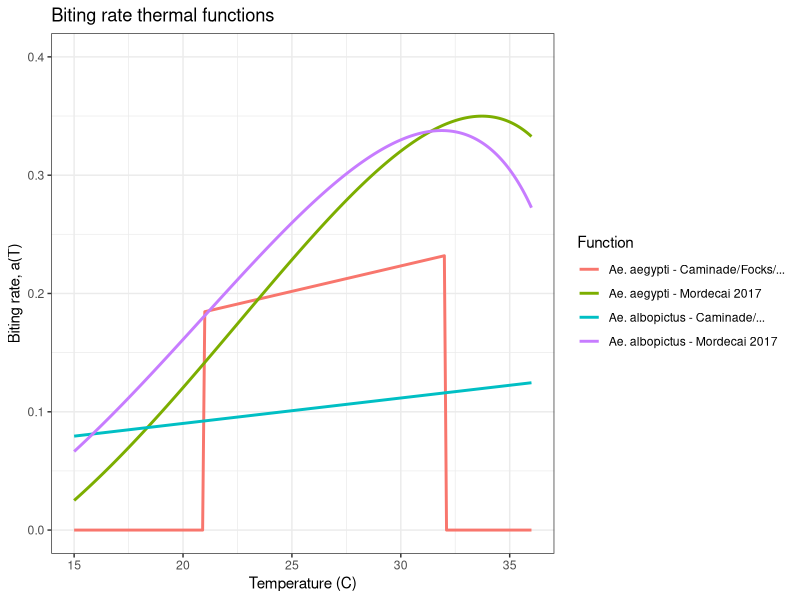
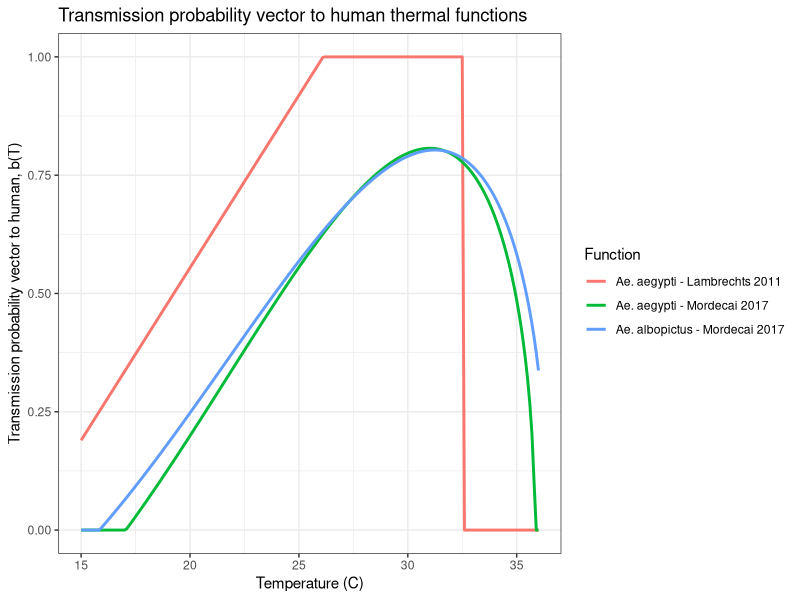
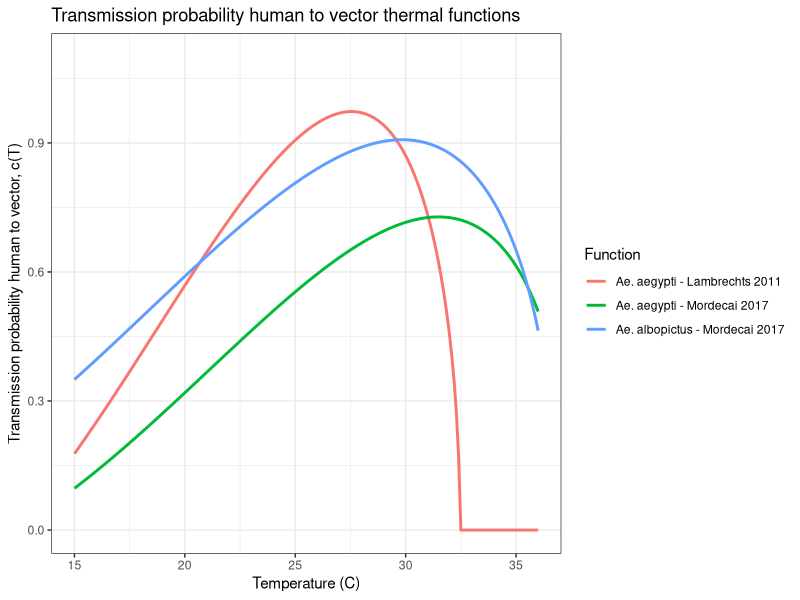
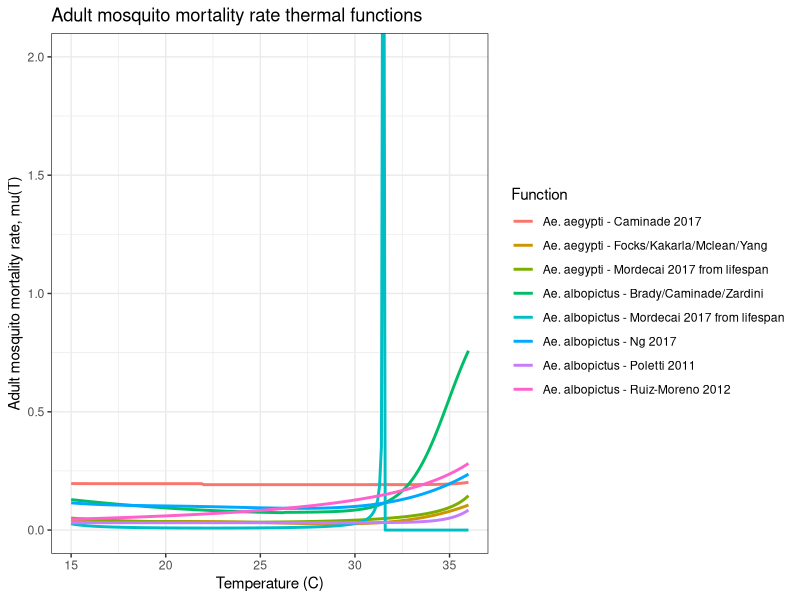
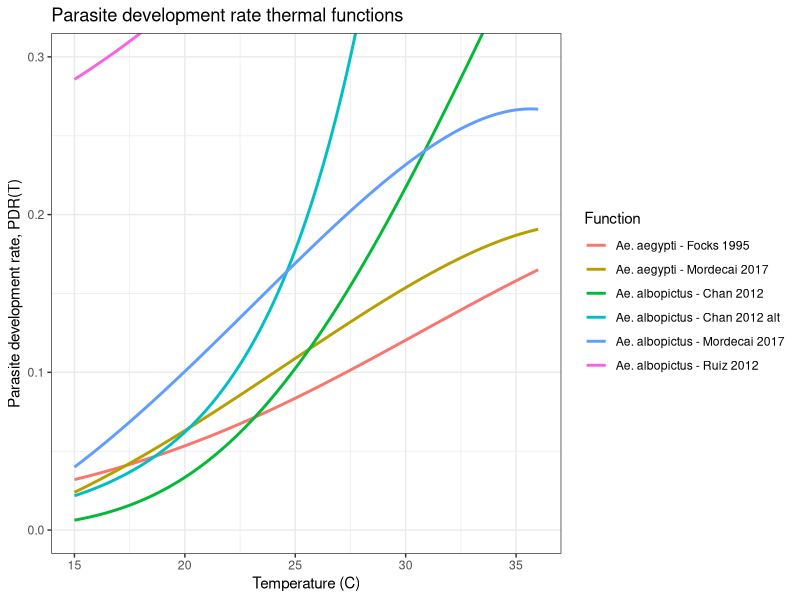
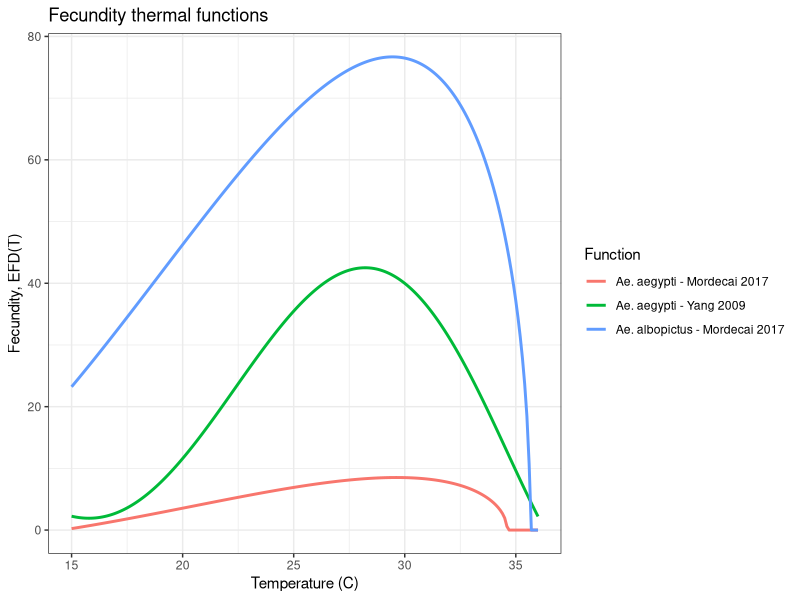
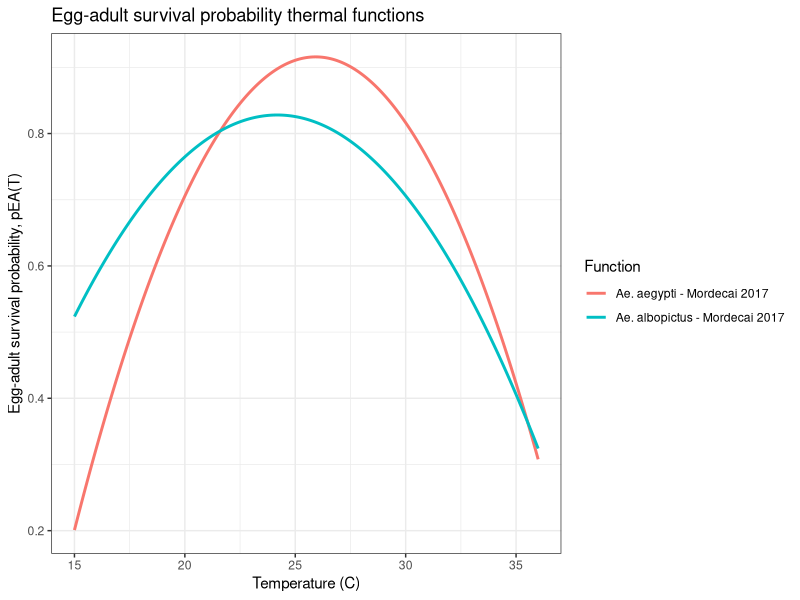
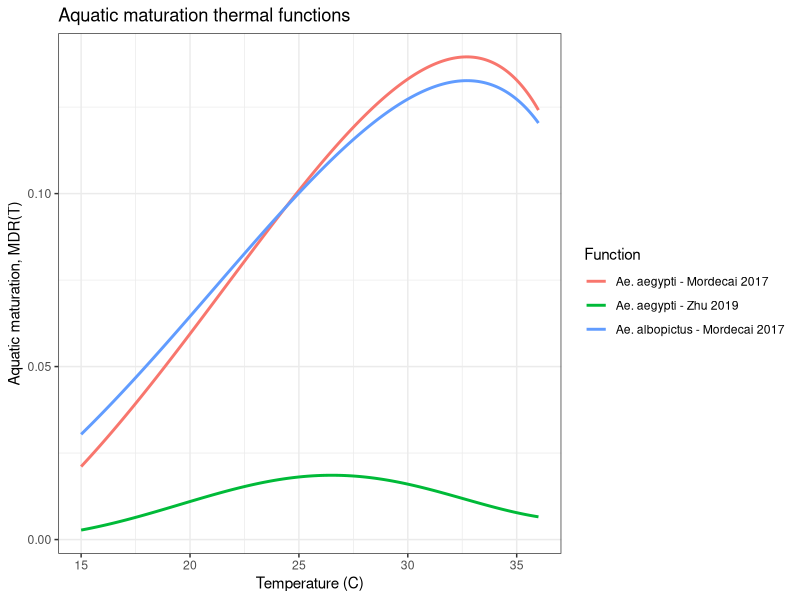

Recreate these plots in R, in order.
## ---- chunk 1
knitr::opts_chunk$set(echo = TRUE)
## ---- chunk 2
library(ggplot2)

# Temperature range
temp <- seq(15, 36, by = 0.1)

# Output directories are relative to this Rmd in scripts/.
fig_dir <- "../figures"
dir.create(fig_dir, showWarnings = FALSE, recursive = TRUE)
## ---- chunk 3
####### Biting Rate ##########


# Species: Ae. aegypti
# Cited as Original Source: Caminade et al., 2017; Focks et al., 1995; Kakarla et al., 2019; Liu-Helmersson et al., 2014; Mclean et al., 1974; Scott et al., 2000
a_aegypti_caminade_2017 <- function(T) {
  
  b_m <- rep(0, length(T))
  
  idx1 <- T >= 21 & T <= 32
  
  b_m[idx1] <- 0.0943 + 0.0043 * T[idx1]
  
  return(b_m)
}


# Species: Ae. aegypti
# Cited as Original Source: Mordecai et al., 2017
a_aegypti_mordecai_2017 <- function(T) {
  
  a <- rep(0, length(T))
  
  idx1 <- T > 13.35 & T < 40.08
  
  a[idx1] <- 2.02E-4 * T[idx1] * (T[idx1] - 13.35) * sqrt(40.08 - T[idx1])
  
  return(a)
}


# Species: Ae. albopictus
# Cited as Original Source: Mordecai et al., 2017
a_albopictus_mordecai_2017 <- function(T) {
  
  a <- rep(0, length(T))
  
  idx1 <- T > 10.25 & T < 38.32
  
  a[idx1] <- 1.93E-4 * T[idx1] * (T[idx1] - 10.25) * sqrt(38.32 - T[idx1])
  
  return(a)
}


# Species: Ae. albopictus
# Cited as Original Source: Caminade et al., 2017; Liu-Helmersson et al., 2014; Scott et al., 2000; Zardini et al., 2024
a_albopictus_caminade_2017 <- function(T) {
  
  a <- 0.5 * (0.0043 * T + 0.0943)
  
  return(a)
}


####### Make data frame ##########

biting_data <- rbind(
  data.frame(
    temp = temp,
    a = a_aegypti_caminade_2017(temp),
    function_name = "Ae. aegypti - Caminade/Focks/..."
  ),
  
  data.frame(
    temp = temp,
    a = a_aegypti_mordecai_2017(temp),
    function_name = "Ae. aegypti - Mordecai 2017"
  ),
  
  data.frame(
    temp = temp,
    a = a_albopictus_mordecai_2017(temp),
    function_name = "Ae. albopictus - Mordecai 2017"
  ),
  
  data.frame(
    temp = temp,
    a = a_albopictus_caminade_2017(temp),
    function_name = "Ae. albopictus - Caminade/..."
  )
)



####### Plot biting rate ##########

p_a <- ggplot(biting_data, aes(x = temp, y = a, color = function_name)) +
  geom_line(linewidth = 1) +
  coord_cartesian(ylim = c(0, 0.4)) +
  labs(
    x = "Temperature (C)",
    y = "Biting rate, a(T)",
    color = "Function",
    title = "Biting rate thermal functions"
  ) +
  theme_bw()

print(p_a)


####### Save figure ##########

ggsave(
  filename = file.path(fig_dir, "biting_rate.jpg"),
  plot = p_a,
  width = 8,
  height = 5,
  dpi = 300,
  device = "jpeg",
  bg = "white"
)
## ---- chunk 4
####### Transmission Probability Vector -> Human ##########


# Species: Ae. aegypti
# Cited as Original Source: Lambrechts et al., 2011
b_aegypti_lambrechts_2011 <- function(T) {
  
  b_prob <- rep(0, length(T))
  
  idx1 <- T >= 12.4 & T <= 26.1
  idx2 <- T > 26.1 & T <= 32.5
  
  b_prob[idx1] <- -0.9037 + 0.0729 * T[idx1]
  b_prob[idx2] <- 1
  
  return(b_prob)
}


# Species: Ae. aegypti
# Cited as Original Source: Mordecai et al., 2017
b_aegypti_mordecai_2017 <- function(T) {
  
  b_prob <- rep(0, length(T))
  
  idx1 <- T > 17.05 & T < 35.83
  
  b_prob[idx1] <- 8.49E-4 * T[idx1] * (T[idx1] - 17.05) * sqrt(35.83 - T[idx1])
  
  return(b_prob)
}


# Species: Ae. albopictus
# Cited as Original Source: Mordecai et al., 2017
b_albopictus_mordecai_2017 <- function(T) {
  
  b_prob <- rep(0, length(T))
  
  idx1 <- T > 15.84 & T < 36.40
  
  b_prob[idx1] <- 7.35E-4 * T[idx1] * (T[idx1] - 15.84) * sqrt(36.40 - T[idx1])
  
  return(b_prob)
}


####### Make data frame ##########

vector_to_human_data <- rbind(
  data.frame(
    temp = temp,
    b_prob = b_aegypti_lambrechts_2011(temp),
    function_name = "Ae. aegypti - Lambrechts 2011"
  ),
  
  data.frame(
    temp = temp,
    b_prob = b_aegypti_mordecai_2017(temp),
    function_name = "Ae. aegypti - Mordecai 2017"
  ),
  
  data.frame(
    temp = temp,
    b_prob = b_albopictus_mordecai_2017(temp),
    function_name = "Ae. albopictus - Mordecai 2017"
  )
)


####### Plot transmission probability vector to human ##########

p_b <- ggplot(vector_to_human_data, aes(x = temp, y = b_prob, color = function_name)) +
  geom_line(linewidth = 1) +
  coord_cartesian(ylim = c(0, 1)) +
  labs(
    x = "Temperature (C)",
    y = "Transmission probability vector to human, b(T)",
    color = "Function",
    title = "Transmission probability vector to human thermal functions"
  ) +
  theme_bw()

print(p_b)


####### Save figure ##########

ggsave(
  filename = file.path(fig_dir, "transmission_vector_to_human.jpg"),
  plot = p_b,
  width = 8,
  height = 5,
  dpi = 300,
  device = "jpeg",
  bg = "white"
)
## ---- chunk 5
####### Transmission Probability Human -> Vector ##########


# Species: Ae. aegypti
# Cited as Original Source: Lambrechts et al., 2011
c_aegypti_lambrechts_2011 <- function(T) {
  
  c <- rep(0, length(T))
  
  idx1 <- T > 12.286 & T < 32.461
  
  c[idx1] <- 0.001044 * T[idx1] * (T[idx1] - 12.286) * sqrt(32.461 - T[idx1])
  
  return(c)
}


# Species: Ae. aegypti
# Cited as Original Source: Mordecai et al., 2017
c_aegypti_mordecai_2017 <- function(T) {
  
  c <- rep(0, length(T))
  
  idx1 <- T > 12.22 & T < 37.46
  
  c[idx1] <- 4.91E-4 * T[idx1] * (T[idx1] - 12.22) * sqrt(37.46 - T[idx1])
  
  return(c)
}


# Species: Ae. albopictus
# Cited as Original Source: Mordecai et al., 2017
c_albopictus_mordecai_2017 <- function(T) {
  
  c <- rep(0, length(T))
  
  idx1 <- T > 3.62 & T < 36.82
  
  c[idx1] <- 4.39E-4 * T[idx1] * (T[idx1] - 3.62) * sqrt(36.82 - T[idx1])
  
  return(c)
}


####### Make data frame ##########

human_to_vector_data <- rbind(
  data.frame(
    temp = temp,
    c = c_aegypti_lambrechts_2011(temp),
    function_name = "Ae. aegypti - Lambrechts 2011"
  ),
  
  data.frame(
    temp = temp,
    c = c_aegypti_mordecai_2017(temp),
    function_name = "Ae. aegypti - Mordecai 2017"
  ),
  
  data.frame(
    temp = temp,
    c = c_albopictus_mordecai_2017(temp),
    function_name = "Ae. albopictus - Mordecai 2017"
  )
)


####### Plot transmission probability human to vector ##########

p_c <- ggplot(human_to_vector_data, aes(x = temp, y = c, color = function_name)) +
  geom_line(linewidth = 1) +
  coord_cartesian(ylim = c(0, 1.1)) +
  labs(
    x = "Temperature (C)",
    y = "Transmission probability human to vector, c(T)",
    color = "Function",
    title = "Transmission probability human to vector thermal functions"
  ) +
  theme_bw()

print(p_c)


####### Save figure ##########

ggsave(
  filename = file.path(fig_dir, "transmission_human_to_vector.jpg"),
  plot = p_c,
  width = 8,
  height = 5,
  dpi = 300,
  device = "jpeg",
  bg = "white"
)
## ---- chunk 6

####### Adult Mosquito Mortality Rate ##########


# Species: Ae. aegypti
# Cited as Original Source: Caminade et al., 2017
mu_aegypti_caminade_2017 <- function(T) {
  
  mu <- rep(0, length(T))
  
  idx1 <- T < 22
  idx2 <- T >= 22
  
  mu[idx1] <- 1 / (1.22 + exp(-3.05 + 0.72 * T[idx1])) + 0.196
  mu[idx2] <- 1 / (1.14 + exp(51.4 - 1.3 * T[idx2])) + 0.192
  
  return(mu)
}


# Species: Ae. aegypti
# Cited as Original Source: Focks et al., 1995; Kakarla et al., 2019; Mclean et al., 1974; Yang et al., 2009
mu_aegypti_focks_1995 <- function(T) {
  
  mu <- 0.8692 -
    0.1590 * T +
    0.01116 * T^2 -
    0.0003408 * T^3 +
    0.000003809 * T^4
  
  return(mu)
}


# Species: Ae. albopictus
# Cited as Original Source: Poletti et al., 2011
mu_albopictus_poletti_2011 <- function(T) {
  
  mu <- 0.031 + 95820 * exp(T - 50.4)
  
  return(mu)
}


# Species: Ae. albopictus
# Cited as Original Source: Ruiz-Moreno et al., 2012
mu_albopictus_ruiz_moreno_2012 <- function(T) {
  
  mu <- rep(0, length(T))
  
  idx1 <- T < -5
  idx2 <- T >= -5 & T < 15
  idx3 <- T >= 15 & T < 38.5
  idx4 <- T >= 38.5
  
  mu[idx1] <- 0
  mu[idx2] <- 1 / (5.6 + 1.12 * T[idx2])
  mu[idx3] <- 1 / (40.27 - 1.38 * T[idx3] + 0.01 * T[idx3]^2)
  mu[idx4] <- 0
  
  return(mu)
}


# Species: Ae. albopictus
# Cited as Original Source: Brady et al., 2013; Caminade et al., 2017; Zardini et al., 2024
mu_albopictus_brady_2013 <- function(T) {
  
  mu <- rep(0, length(T))
  
  idx1 <- T < 15
  idx2 <- T >= 15 & T < 26.3
  idx3 <- T >= 26.3
  
  mu[idx1] <- 1 / (1.1 + exp(-4.04 + 0.576 * T[idx1])) + 0.12
  mu[idx2] <- 0.000339 * T[idx2]^2 - 0.0189 * T[idx2] + 0.336
  mu[idx3] <- 1 / (1.065 + exp(32.2 - 0.92 * T[idx3])) + 0.0747
  
  return(mu)
}


# Species: Ae. albopictus
# Cited as Original Source: Ng et al., 2017
# Checked Ng et al. (2017): the T^5 coefficient is -2.72000e-08, not -2.72e-02.
mu_albopictus_ng_2017 <- function(T) {
  
  mu <- 1.33048 -
    2.32772e-1 * T +
    1.68529e-2 * T^2 -
    5.61719e-4 * T^3 +
    7.91643e-6 * T^4 -
    2.72e-8 * T^5     # Original Table but shoud modify to 2.72e-8
  
  return(mu)
}


# Species: Ae. aegypti
# Cited as Original Source: Mordecai et al., 2017
# Table gives lifespan; mortality is calculated as mu(T) = 1 / lf(T).
mu_aegypti_mordecai_2017 <- function(T) {
  
  mu <- rep(0, length(T))
  
  idx1 <- T > 9.16 & T < 37.73
  
  lf <- -1.48e-1 * (T[idx1] - 9.16) * (T[idx1] - 37.73)
  mu[idx1] <- 1 / lf
  
  return(mu)
}


# Species: Ae. albopictus
# Cited as Original Source: Mordecai et al., 2017
# Table gives lifespan; mortality is calculated as mu(T) = 1 / lf(T).
mu_albopictus_mordecai_2017 <- function(T) {
  
  mu <- rep(0, length(T))
  
  idx1 <- T > 13.41 & T < 31.51
  
  lf <- -1.43 * (T[idx1] - 13.41) * (T[idx1] - 31.51 )
  mu[idx1] <- 1 / lf
  
  return(mu)
}


####### Make data frame ##########

mortality_data <- rbind(
  data.frame(
    temp = temp,
    mu = mu_aegypti_caminade_2017(temp),
    function_name = "Ae. aegypti - Caminade 2017"
  ),
  
  data.frame(
    temp = temp,
    mu = mu_aegypti_focks_1995(temp),
    function_name = "Ae. aegypti - Focks/Kakarla/Mclean/Yang"
  ),
  
  data.frame(
    temp = temp,
    mu = mu_albopictus_poletti_2011(temp),
    function_name = "Ae. albopictus - Poletti 2011"
  ),
  
  data.frame(
    temp = temp,
    mu = mu_albopictus_ruiz_moreno_2012(temp),
    function_name = "Ae. albopictus - Ruiz-Moreno 2012"
  ),
  
  data.frame(
    temp = temp,
    mu = mu_albopictus_brady_2013(temp),
    function_name = "Ae. albopictus - Brady/Caminade/Zardini"
  ),
  
  data.frame(
    temp = temp,
    mu = mu_albopictus_ng_2017(temp),
    function_name = "Ae. albopictus - Ng 2017"
  ),
  
  data.frame(
    temp = temp,
    mu = mu_aegypti_mordecai_2017(temp),
    function_name = "Ae. aegypti - Mordecai 2017 from lifespan"
  ),
  
  data.frame(
    temp = temp,
    mu = mu_albopictus_mordecai_2017(temp),
    function_name = "Ae. albopictus - Mordecai 2017 from lifespan"
  )
)


####### Check possible problems ##########

problem_mu <- mortality_data[
  is.na(mortality_data$mu) |
    !is.finite(mortality_data$mu) |
    mortality_data$mu < 0 |
    mortality_data$mu > 2,
]

problem_summary <- aggregate(
  temp ~ function_name,
  data = problem_mu,
  FUN = length
)

names(problem_summary)[2] <- "number_of_problem_values"


####### Plot mortality rate ##########

p_mu <- ggplot(mortality_data, aes(x = temp, y = mu, color = function_name)) +
  geom_line(linewidth = 1) +
  coord_cartesian(ylim = c(0, 2)) +
  labs(
    x = "Temperature (C)",
    y = "Adult mosquito mortality rate, mu(T)",
    color = "Function",
    title = "Adult mosquito mortality rate thermal functions"
  ) +
  theme_bw()

print(p_mu)


####### Save figure ##########

ggsave(
  filename = file.path(fig_dir, "adult_mosquito_mortality_rate.jpg"),
  plot = p_mu,
  width = 8,
  height = 5,
  dpi = 300,
  device = "jpeg",
  bg = "white"
)
## ---- chunk 7
####### Extrinsic Incubation Rate / Parasite Development Rate ##########


# Species: Ae. albopictus
# Cited as Original Source: Mordecai et al., 2017
PDR_albopictus_mordecai_2017 <- function(T) {
  
  PDR <- rep(0, length(T))
  
  idx1 <- T > 10.39 & T < 43.05
  
  PDR[idx1] <- 1.09E-4 * T[idx1] * (T[idx1] - 10.39) * sqrt(43.05 - T[idx1])
  
  return(PDR)
}


# Species: Ae. aegypti
# Cited as Original Source: Mordecai et al., 2017
PDR_aegypti_mordecai_2017 <- function(T) {
  
  PDR <- rep(0, length(T))
  
  idx1 <- T > 10.68 & T < 45.90
  
  PDR[idx1] <- 6.65E-5 * T[idx1] * (T[idx1] - 10.68) * sqrt(45.90 - T[idx1])
  
  return(PDR)
}


# Species: Ae. aegypti
# Cited as Original Source: Focks et al., 1995
PDR_aegypti_focks_1995 <- function(T) {
  
  PDR <- 1 / (4 + exp(5.15 - 0.123 * T))
  
  return(PDR)
}


# Species: Ae. albopictus
# Cited as Original Source: Chan & Johansson, 2012
PDR_albopictus_chan_johansson_2012 <- function(T) {
  
  PDR <- 1 / exp(log(6) * exp(-0.08 * (T - 28)))
  
  return(PDR)
}


# Species: Ae. albopictus
# Cited as Original Source: Chan & Johansson, 2012
PDR_albopictus_chan_johansson_2012_alt <- function(T) {
  
  PDR <- 1 / (3.0 * exp(-0.21 * (T - 28.0)))
  
  return(PDR)
}


# Species: Ae. albopictus
# Cited as Original Source: Ruiz-Moreno et al., 2012
PDR_albopictus_ruiz_moreno_2012 <- function(T) {
  
  EIP <- rep(0, length(T))
  
  idx1 <- T < 10
  idx2 <- T >= 10 & T <= 32
  idx3 <- T > 32
  
  EIP[idx1] <- 4
  EIP[idx2] <- 113 / 22 - (2.4 / 22) * T[idx2]
  EIP[idx3] <- 1.5
  
  PDR <- 1 / EIP
  
  return(PDR)
}


####### Make data frame ##########

PDR_data <- rbind(
  data.frame(
    temp = temp,
    PDR = PDR_albopictus_mordecai_2017(temp),
    function_name = "Ae. albopictus - Mordecai 2017"
  ),
  
  data.frame(
    temp = temp,
    PDR = PDR_aegypti_mordecai_2017(temp),
    function_name = "Ae. aegypti - Mordecai 2017"
  ),
  
  data.frame(
    temp = temp,
    PDR = PDR_aegypti_focks_1995(temp),
    function_name = "Ae. aegypti - Focks 1995"
  ),
  
  data.frame(
    temp = temp,
    PDR = PDR_albopictus_chan_johansson_2012(temp),
    function_name = "Ae. albopictus - Chan 2012"
  ),
  
  data.frame(
    temp = temp,
    PDR = PDR_albopictus_chan_johansson_2012_alt(temp),
    function_name = "Ae. albopictus - Chan 2012 alt"
  ),
  
  data.frame(
    temp = temp,
    PDR = PDR_albopictus_ruiz_moreno_2012(temp),
    function_name = "Ae. albopictus - Ruiz 2012"
  )
)


####### Plot parasite development rate ##########

p_PDR <- ggplot(PDR_data, aes(x = temp, y = PDR, color = function_name)) +
  geom_line(linewidth = 1) +
  coord_cartesian(ylim = c(0, 0.3)) +
  labs(
    x = "Temperature (C)",
    y = "Parasite development rate, PDR(T)",
    color = "Function",
    title = "Parasite development rate thermal functions"
  ) +
  theme_bw()

print(p_PDR)


####### Save figure ##########

ggsave(
  filename = file.path(fig_dir, "parasite_development_rate.jpg"),
  plot = p_PDR,
  width = 8,
  height = 5,
  dpi = 300,
  device = "jpeg",
  bg = "white"
)
## ---- chunk 8
####### Fecundity ##########


# Species: Ae. aegypti
# Cited as Original Source: Yang et al., 2009
EFD_aegypti_yang_2009 <- function(T) {
  
  EFD <- -341.8585 +
    108.7373 * T -
    12.3447 * T^2 +
    0.6367451 * T^3 -
    0.0149469 * T^4 +
    0.0001294166 * T^5
  
  return(EFD)
}


# Species: Ae. albopictus
# Cited as Original Source: Mordecai et al., 2017
EFD_albopictus_mordecai_2017 <- function(T) {
  
  EFD <- rep(0, length(T))
  
  idx1 <- T > 8.02 & T < 35.65
  
  EFD[idx1] <- 4.88E-02 * T[idx1] * (T[idx1] - 8.02) * sqrt(35.65 - T[idx1])
  
  return(EFD)
}


# Species: Ae. aegypti
# Cited as Original Source: Mordecai et al., 2017
EFD_aegypti_mordecai_2017 <- function(T) {
  
  EFD <- rep(0, length(T))
  
  idx1 <- T > 14.58 & T < 34.61
  
  EFD[idx1] <- 8.56E-03 * T[idx1] * (T[idx1] - 14.58) * sqrt(34.61 - T[idx1])
  
  return(EFD)
}


####### Make data frame ##########

fecundity_data <- rbind(
  data.frame(
    temp = temp,
    EFD = EFD_aegypti_yang_2009(temp),
    function_name = "Ae. aegypti - Yang 2009"
  ),
  
  data.frame(
    temp = temp,
    EFD = EFD_albopictus_mordecai_2017(temp),
    function_name = "Ae. albopictus - Mordecai 2017"
  ),
  
  data.frame(
    temp = temp,
    EFD = EFD_aegypti_mordecai_2017(temp),
    function_name = "Ae. aegypti - Mordecai 2017"
  )
)


####### Plot fecundity ##########

p_EFD <- ggplot(fecundity_data, aes(x = temp, y = EFD, color = function_name)) +
  geom_line(linewidth = 1) +
  labs(
    x = "Temperature (C)",
    y = "Fecundity, EFD(T)",
    color = "Function",
    title = "Fecundity thermal functions"
  ) +
  theme_bw()

print(p_EFD)


####### Save figure ##########

ggsave(
  filename = file.path(fig_dir, "fecundity.jpg"),
  plot = p_EFD,
  width = 8,
  height = 5,
  dpi = 300,
  device = "jpeg",
  bg = "white"
)
## ---- chunk 9
####### Egg-Adult Survival Probability ##########


# Species: Ae. aegypti
# Cited as Original Source: Mordecai et al., 2017
pEA_aegypti_mordecai_2017 <- function(T) {
  
  pEA <- rep(0, length(T))
  
  idx1 <- T > 13.56 & T < 38.29
  
  pEA[idx1] <- 5.99E-03 * (T[idx1] - 13.56) * (38.29 - T[idx1])
  
  return(pEA)
}


# Species: Ae. albopictus
# Cited as Original Source: Mordecai et al., 2017
pEA_albopictus_mordecai_2017 <- function(T) {
  
  pEA <- rep(0, length(T))
  
  idx1 <- T > 9.04 & T < 39.33
  
  pEA[idx1] <- -3.61E-03 * (T[idx1] - 9.04) * (T[idx1] - 39.33)
  
  return(pEA)
}


####### Make data frame ##########

pEA_data <- rbind(
  data.frame(
    temp = temp,
    pEA = pEA_aegypti_mordecai_2017(temp),
    function_name = "Ae. aegypti - Mordecai 2017"
  ),
  
  data.frame(
    temp = temp,
    pEA = pEA_albopictus_mordecai_2017(temp),
    function_name = "Ae. albopictus - Mordecai 2017"
  )
)


####### Plot egg-adult survival probability ##########

p_pEA <- ggplot(pEA_data, aes(x = temp, y = pEA, color = function_name)) +
  geom_line(linewidth = 1) +
  labs(
    x = "Temperature (C)",
    y = "Egg-adult survival probability, pEA(T)",
    color = "Function",
    title = "Egg-adult survival probability thermal functions"
  ) +
  theme_bw()

print(p_pEA)


####### Save figure ##########

ggsave(
  filename = file.path(fig_dir, "egg_adult_survival_probability.jpg"),
  plot = p_pEA,
  width = 8,
  height = 5,
  dpi = 300,
  device = "jpeg",
  bg = "white"
)
## ---- chunk 10
####### Aquatic Maturation ##########


# Species: Ae. aegypti
# Cited as Original Source: Zhu et al., 2019
phi_v_aegypti_zhu_2019 <- function(T) {
  
  phi_v <- (
    0.131 -
      0.05723 * T +
      0.01164 * T^2 -
      0.001341 * T^3 +
      8.723E-5 * T^4 -
      3.017E-6 * T^5 +
      5.153E-8 * T^6 -
      3.42E-10 * T^7
  ) / 7
  
  return(phi_v)
}


# Species: Ae. aegypti
# Cited as Original Source: Mordecai et al., 2017
MDR_aegypti_mordecai_2017 <- function(T) {
  
  MDR <- rep(0, length(T))
  
  idx1 <- T > 11.36 & T < 39.17
  
  MDR[idx1] <- 7.86E-5 * T[idx1] * (T[idx1] - 11.36) * sqrt(39.17 - T[idx1])
  
  return(MDR)
}


# Species: Ae. albopictus
# Cited as Original Source: Mordecai et al., 2017
MDR_albopictus_mordecai_2017 <- function(T) {
  
  MDR <- rep(0, length(T))
  
  idx1 <- T > 8.60 & T < 39.66
  
  MDR[idx1] <- 6.38E-5 * T[idx1] * (T[idx1] - 8.60) * sqrt(39.66 - T[idx1])
  
  return(MDR)
}


####### Make data frame ##########

aquatic_maturation_data <- rbind(
  data.frame(
    temp = temp,
    MDR = phi_v_aegypti_zhu_2019(temp),
    function_name = "Ae. aegypti - Zhu 2019"
  ),
  
  data.frame(
    temp = temp,
    MDR = MDR_aegypti_mordecai_2017(temp),
    function_name = "Ae. aegypti - Mordecai 2017"
  ),
  
  data.frame(
    temp = temp,
    MDR = MDR_albopictus_mordecai_2017(temp),
    function_name = "Ae. albopictus - Mordecai 2017"
  )
)


####### Plot aquatic maturation ##########

p_MDR <- ggplot(aquatic_maturation_data, aes(x = temp, y = MDR, color = function_name)) +
  geom_line(linewidth = 1) +
  labs(
    x = "Temperature (C)",
    y = "Aquatic maturation, MDR(T)",
    color = "Function",
    title = "Aquatic maturation thermal functions"
  ) +
  theme_bw()

print(p_MDR)


####### Save figure ##########

ggsave(
  filename = file.path(fig_dir, "aquatic_maturation.jpg"),
  plot = p_MDR,
  width = 8,
  height = 5,
  dpi = 300,
  device = "jpeg",
  bg = "white"
)
## ---- chunk 11
####### Mordecai R0 ##########


relative_R0_mordecai <- function(a, b, c, mu, PDR, EFD, pEA, MDR, N = 1, r = 1) {

  R0 <- sqrt(
    (
      a^2 *
        b *
        c *
        exp(-(mu / PDR)) *
        EFD *
        pEA *
        MDR
    ) /
      (N * r * mu^3)
  )
  
  return(R0)
}


####### Calculate R0 ##########

r0_aegypti_data <- data.frame(
  temp = temp,
  R0 = relative_R0_mordecai(
    a = a_aegypti_mordecai_2017(temp),
    b = b_aegypti_mordecai_2017(temp),
    c = c_aegypti_mordecai_2017(temp),
    mu = mu_aegypti_mordecai_2017(temp),
    PDR = PDR_aegypti_mordecai_2017(temp),
    EFD = EFD_aegypti_mordecai_2017(temp),
    pEA = pEA_aegypti_mordecai_2017(temp),
    MDR = MDR_aegypti_mordecai_2017(temp)
  )
)

r0_albopictus_data <- data.frame(
  temp = temp,
  R0 = relative_R0_mordecai(
    a = a_albopictus_mordecai_2017(temp),
    b = b_albopictus_mordecai_2017(temp),
    c = c_albopictus_mordecai_2017(temp),
    mu = mu_albopictus_mordecai_2017(temp),
    PDR = PDR_albopictus_mordecai_2017(temp),
    EFD = EFD_albopictus_mordecai_2017(temp),
    pEA = pEA_albopictus_mordecai_2017(temp),
    MDR = MDR_albopictus_mordecai_2017(temp)
  )
)


####### Plot Ae. aegypti R0 ##########

p_r0_aegypti <- ggplot(r0_aegypti_data, aes(x = temp, y = R0)) +
  geom_line(linewidth = 1, color = "#1f78b4") +
  labs(
    x = "Temperature (C)",
    y = "Relative R0(T)",
    title = "Mordecai R0 thermal function for Ae. aegypti"
  ) +
  theme_bw()

print(p_r0_aegypti)


####### Save Ae. aegypti R0 figure ##########

ggsave(
  filename = file.path(fig_dir, "r0_aegypti_mordecai.jpg"),
  plot = p_r0_aegypti,
  width = 8,
  height = 5,
  dpi = 300,
  device = "jpeg",
  bg = "white"
)


####### Plot Ae. albopictus R0 ##########

p_r0_albopictus <- ggplot(r0_albopictus_data, aes(x = temp, y = R0)) +
  geom_line(linewidth = 1, color = "#33a02c") +
  labs(
    x = "Temperature (C)",
    y = "Relative R0(T)",
    title = "Mordecai R0 thermal function for Ae. albopictus"
  ) +
  theme_bw()

print(p_r0_albopictus)


####### Save Ae. albopictus R0 figure ##########

ggsave(
  filename = file.path(fig_dir, "r0_albopictus_mordecai.jpg"),
  plot = p_r0_albopictus,
  width = 8,
  height = 5,
  dpi = 300,
  device = "jpeg",
  bg = "white"
)
